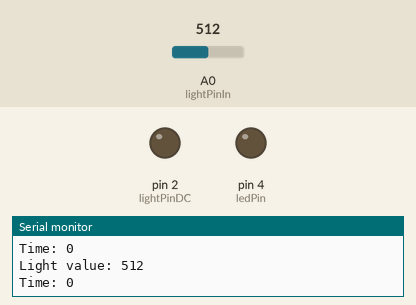
A sketch run on a simulated Arduino Uno, built with avr-gcc and run on an emulated ATmega328P. On the bench: output pins drawn as LEDs (lit = HIGH), the last lines printed to the serial monitor. The test bench sets the inputs (shaded band); at power-on: A0 (lightPinIn) = 512.

Above: at 1.2 s.
1.3 s: A0 (lightPinIn) set to 488
At 2.8 s:
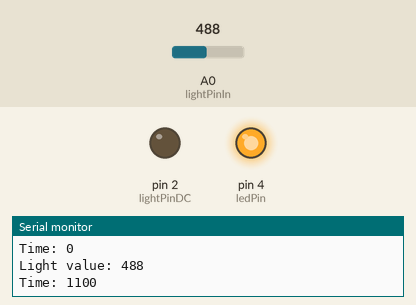
4.3 s: A0 (lightPinIn) set to 510
At 5.4 s:
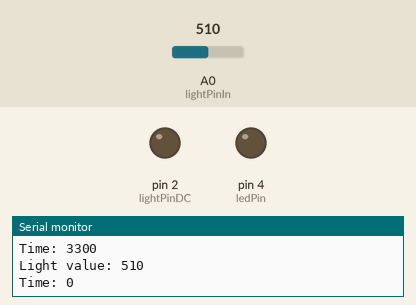
7.3 s: A0 (lightPinIn) set to 490
At 8.8 s:
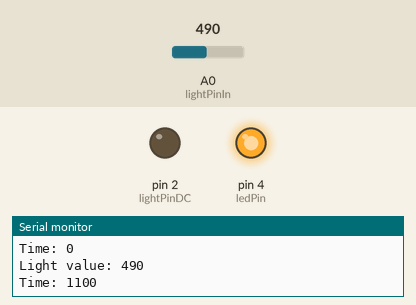
Timing chart, 0 to 10.3 s (numbered marks = the images above; inputs shaded):
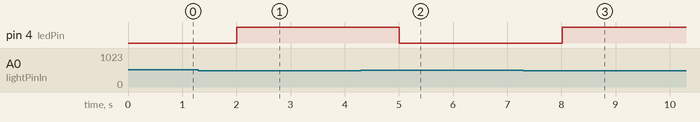

The sketch:

light_strip_control.ino
```cpp
const int lightPinDC = 2; //Turns on and off the sensor
const int lightPinIn = 14; //Reads the sensor
const int ledPin = 4; //Turns on and off the led Strip

int sensorValue = 0; //Are the lights on?
long onDuration = 0; //How long have they been on?

void setup() {
  pinMode(ledPin, OUTPUT);
  pinMode(lightPinDC, OUTPUT);
  // put your setup code here, to run once:
  Serial.begin(9600);
}

void loop() {
  // put your main code here, to run repeatedly:
  digitalWrite(lightPinDC, HIGH); //turn on sensor
  delay(1);
  sensorValue = analogRead(lightPinIn);

  if (sensorValue < 500) {
    digitalWrite(ledPin, HIGH);
    onDuration += 1100; //increment duration by 1.1 seconds
  }
  else {
    digitalWrite(ledPin, LOW);
    onDuration = 0;
  }

  if (onDuration > 300000) {
    digitalWrite(ledPin, LOW);
    onDuration = 0;
    while (analogRead(lightPinIn) < 500) { //loop until lights go out
      digitalWrite(lightPinDC, LOW);
      delay(1000); //check every 1 second when in this mode
      digitalWrite(lightPinDC, HIGH);
      delay(1);
    }

  }
  Serial.print("Light value: ");
  Serial.println(analogRead(lightPinIn));
  Serial.print("Time: ");
  Serial.println(onDuration);
  digitalWrite(lightPinDC, LOW); //turn off sensor
  delay(1000); //Wait one second
}
```

Measured:
- the behaviour switches between 500 and 499 on A0 (lightPinIn) (found by bisection; images 0 and 1)
- after the input at 1.3 s, pin 4 (ledPin): LOW → HIGH after 0.70 s
- after the input at 4.3 s, pin 4 (ledPin): HIGH → LOW after 0.71 s
- after the input at 7.3 s, pin 4 (ledPin): LOW → HIGH after 0.71 s
